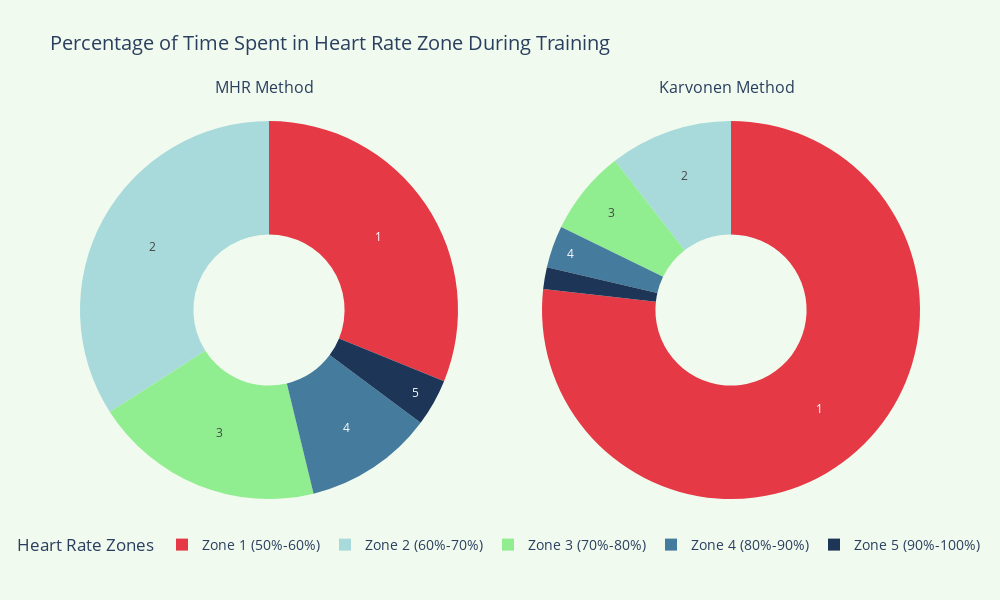

The code cell stored with this chart in its notebook:
### Markdown cell above
Interestingly enough I put my max zone 2 during training as 155 bpm - I think I left alot on the table aerobically - to be sure let's do some donut plots to see time spent in each zone

### Code cell
import os
import plotly.graph_objects as go
from plotly.subplots import make_subplots
from datetime import datetime

# Paths to save the visualizations
visualizations_path = '/Users/ngirmay/Documents/GitHub/ironman_retrospective/IronMan_2023/body_composition/visualizations/'

# Ensure the directory exists
os.makedirs(visualizations_path, exist_ok=True)

# Assuming df_heart_rate_clean is already defined and contains the filtered data for the Ironman training period

# Define the color mapping and zone order
color_mapping = {
    'Zone 1 (50%-60%)': '#e63946',
    'Zone 2 (60%-70%)': '#a8dadc',
    'Zone 3 (70%-80%)': '#90EE90',
    'Zone 4 (80%-90%)': '#457b9d',
    'Zone 5 (90%-100%)': '#1d3557'
}
zone_order = ['Zone 1 (50%-60%)', 'Zone 2 (60%-70%)', 'Zone 3 (70%-80%)', 'Zone 4 (80%-90%)', 'Zone 5 (90%-100%)']

# Calculate percentages for MHR and Karvonen methods
zone_mhr_counts = df_heart_rate_clean['zone_MHR'].value_counts().reindex(zone_order).fillna(0)
zone_mhr_percentage = (zone_mhr_counts / zone_mhr_counts.sum()) * 100

zone_karvonen_counts = df_heart_rate_clean['zone_Karvonen'].value_counts().reindex(zone_order).fillna(0)
zone_karvonen_percentage = (zone_karvonen_counts / zone_karvonen_counts.sum()) * 100

# Create subplots
fig = make_subplots(rows=1, cols=2, specs=[[{'type':'domain'}, {'type':'domain'}]],
                    subplot_titles=('MHR Method', 'Karvonen Method'))

# Function to create custom text
def custom_text(labels, values):
    return [f'{l.split()[1]}' if v >= 3 else '' for l, v in zip(labels, values)]

# Add traces for MHR method
fig.add_trace(go.Pie(labels=zone_order, values=zone_mhr_percentage.values,
                     name="MHR Method", hole=.4, marker_colors=[color_mapping[zone] for zone in zone_order],
                     textinfo='text', hoverinfo='label+percent+value',
                     textfont_size=12, textposition='inside', 
                     text=custom_text(zone_order, zone_mhr_percentage.values),
                     sort=False), 1, 1)

# Add traces for Karvonen method
fig.add_trace(go.Pie(labels=zone_order, values=zone_karvonen_percentage.values,
                     name="Karvonen Method", hole=.4, marker_colors=[color_mapping[zone] for zone in zone_order],
                     textinfo='text', hoverinfo='label+percent+value', 
                     textfont_size=12, textposition='inside', 
                     text=custom_text(zone_order, zone_karvonen_percentage.values),
                     sort=False), 1, 2)

# Update layout
fig.update_layout(
    title_text="Percentage of Time Spent in Heart Rate Zone During Training",
    annotations=[dict(text='MHR Method', x=0.22, y=1, font_size=16, showarrow=False),
                 dict(text='Karvonen Method', x=0.77, y=1, font_size=16, showarrow=False)],
    height=600,
    width=1000,
    legend_title="Heart Rate Zones",
    legend=dict(orientation="h", yanchor="bottom", y=-0.1, xanchor="center", x=0.5, traceorder='normal'),
    hoverlabel=dict(bgcolor="white", font_size=14),
    plot_bgcolor='#f1faee',
    paper_bgcolor='#f1faee',
    font=dict(size=14)
)

# Add custom hover template
for trace in fig.data:
    trace.hovertemplate = '%{label}<br>Time: %{value:.1f}%<extra></extra>'

# Save the figure with a unique name
timestamp = datetime.now().strftime('%Y%m%d_%H%M%S')
fig.write_html(os.path.join(visualizations_path, f'heart_rate_zones_{timestamp}.html'))
fig.write_image(os.path.join(visualizations_path, f'heart_rate_zones_{timestamp}.png'))

# Show the figure
fig.show()

print(f"Visualizations saved to: {visualizations_path}")

### Figure 1 — Plotly figure (JSON) as saved in the notebook; plotly's stock layout.template omitted (floating-point values rounded to 4 significant figures)
{"data": [{"domain": {"x": [0, 0.45], "y": [0, 1]}, "hole": 0.4, "hoverinfo": "label+percent+value", "hovertemplate": "%{label}<br>Time: %{value:.1f}%<extra></extra>", "labels": ["Zone 1 (50%-60%)", "Zone 2 (60%-70%)", "Zone 3 (70%-80%)", "Zone 4 (80%-90%)", "Zone 5 (90%-100%)"], "marker": {"colors": ["#e63946", "#a8dadc", "#90EE90", "#457b9d", "#1d3557"]}, "name": "MHR Method", "sort": false, "text": ["1", "2", "3", "4", "5"], "textfont": {"size": 12}, "textinfo": "text", "textposition": "inside", "type": "pie", "values": [31.15, 34.07, 19.72, 11.04, 4.028]}, {"domain": {"x": [0.55, 1], "y": [0, 1]}, "hole": 0.4, "hoverinfo": "label+percent+value", "hovertemplate": "%{label}<br>Time: %{value:.1f}%<extra></extra>", "labels": ["Zone 1 (50%-60%)", "Zone 2 (60%-70%)", "Zone 3 (70%-80%)", "Zone 4 (80%-90%)", "Zone 5 (90%-100%)"], "marker": {"colors": ["#e63946", "#a8dadc", "#90EE90", "#457b9d", "#1d3557"]}, "name": "Karvonen Method", "sort": false, "text": ["1", "2", "3", "4", ""], "textfont": {"size": 12}, "textinfo": "text", "textposition": "inside", "type": "pie", "values": [76.76, 10.52, 7.25, 3.596, 1.866]}], "layout": {"annotations": [{"font": {"size": 16}, "showarrow": false, "text": "MHR Method", "x": 0.22, "xanchor": "center", "xref": "paper", "y": 1, "yanchor": "bottom", "yref": "paper"}, {"font": {"size": 16}, "showarrow": false, "text": "Karvonen Method", "x": 0.77, "xanchor": "center", "xref": "paper", "y": 1, "yanchor": "bottom", "yref": "paper"}], "font": {"size": 14}, "height": 600, "hoverlabel": {"bgcolor": "white", "font": {"size": 14}}, "legend": {"orientation": "h", "title": {"text": "Heart Rate Zones"}, "traceorder": "normal", "x": 0.5, "xanchor": "center", "y": -0.1, "yanchor": "bottom"}, "paper_bgcolor": "#f1faee", "plot_bgcolor": "#f1faee", "title": {"text": "Percentage of Time Spent in Heart Rate Zone During Training"}, "width": 1000}}
